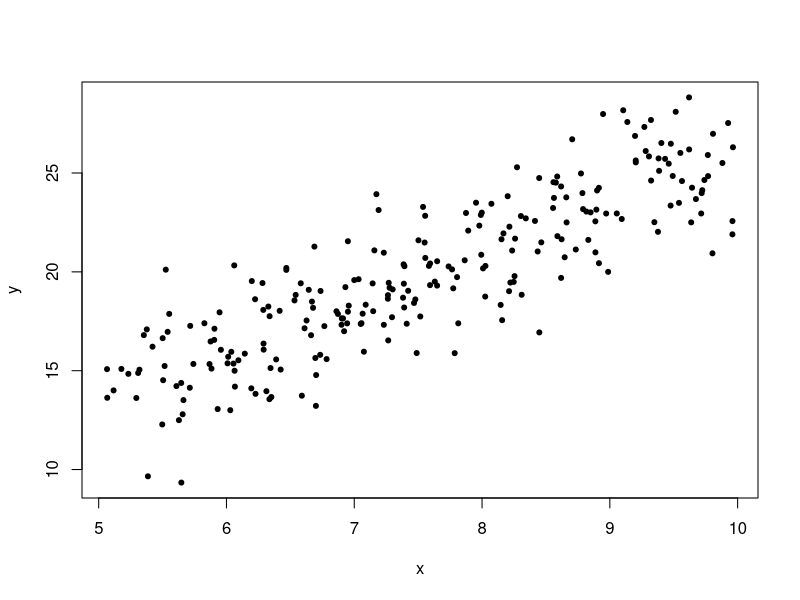
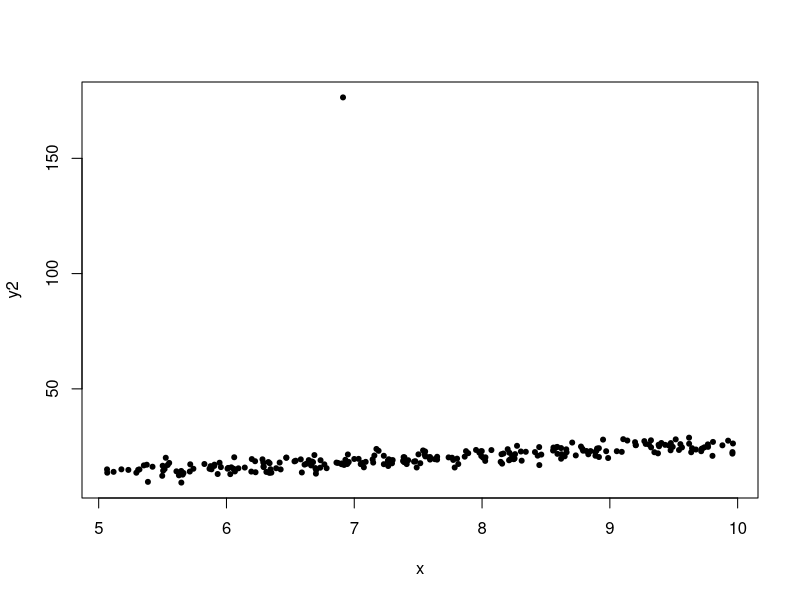
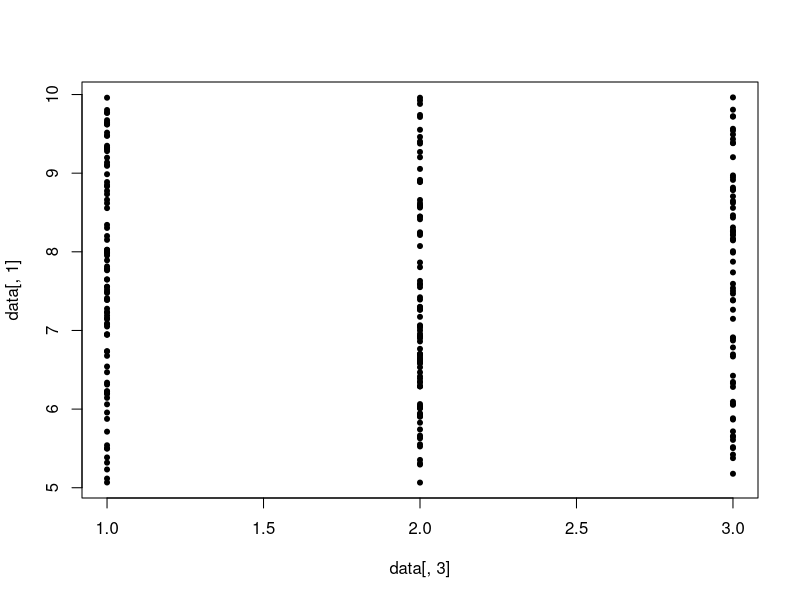
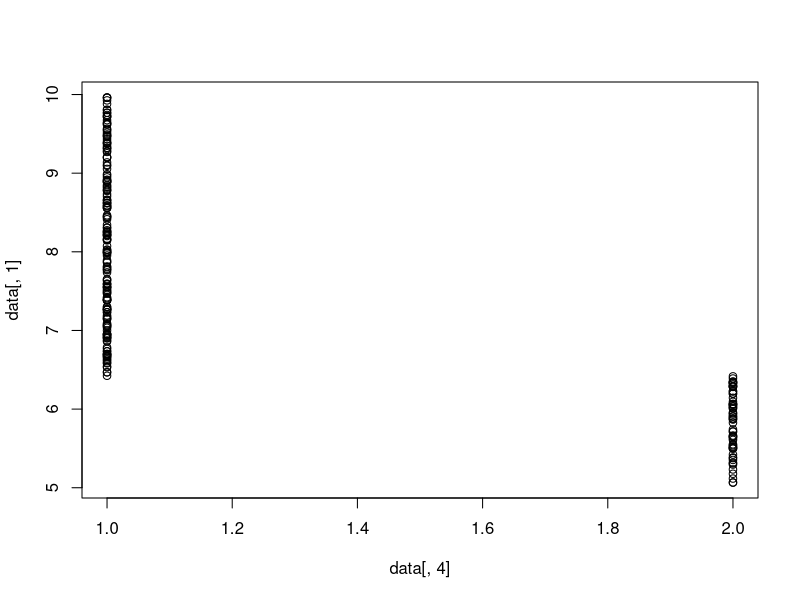
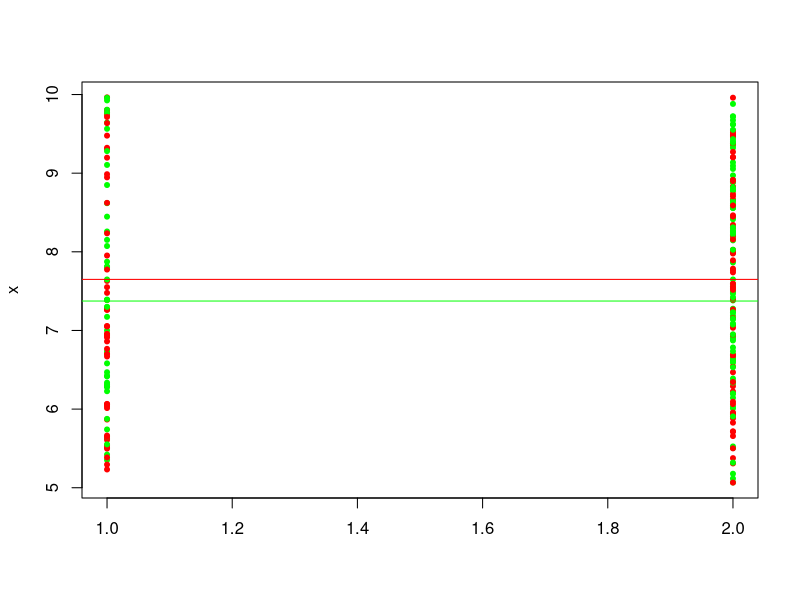

Generate these figures, in order, with R:
########################################
# ECON 310: Nonparametric Data Example
# NEIU Spring 2022
#######################################

# Generate 250 observations of random data
set.seed(1)
x<-runif(250,5,10)
x
# y is a function of x
y<-2.5*x+rnorm(250,1,2)

# Plot and get Pearson and Spearman correlations
plot(x,y,pch=20)
cor(x,y)
cor(x,y,method="spearman")
cor(x,y,method="kendall")

# Now make an outlier
y2<-y
y2[max(y)]<-10*y[max(y)]
plot(x,y2,pch=20)
cor(x,y2)
cor(x,y2,method="spearman")
cor(x,y,method="kendall")
# Do the correlations change?

# Now generate some groups and make a dataset
data<-cbind(x,y,1,1,1)
head(data)

# Random assignment
for(i in 1:250){
  data[i,3]<-sample(c(1,2,3),1)
}
head(data)


# Are the means different?
plot(data[,3],data[,1],pch=20)
kruskal.test(x= data[,1],g = data[,3])

# Now split off the bottom 25%
qv<-as.numeric(quantile(data[,1],.25))
data[which(data[,1]<qv),4]<-2

plot(data[,4],data[,1])
kruskal.test(x= data[,1],g = data[,4])

# Now I introduce some randomness
qv<-as.numeric(quantile(data[,1],.5))


data[which(data[,1]<qv),5]<-2

for(i in which(data[,5]==2)){
  data[i,5]<-sample(c(1,2),1)
}
for(i in which(data[,4]==1)){
  data[i,5]<-sample(c(1,2,2),1)
}
#Plot and visually compare means
plot(data[,c(5,1)],pch=20,col=c("green","red"))
abline(h=mean(data[which(data[,5]==2),1]),col="red")
abline(h=mean(data[which(data[,5]==1),1]),col="green")
kruskal.test(x= data[,1],g = data[,5])


